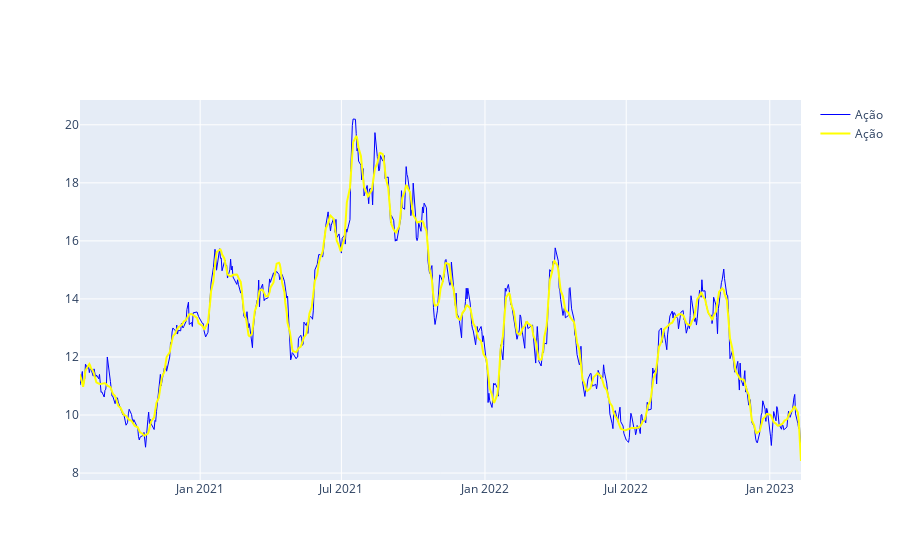

This figure's notebook cell:
### Code cell
ticker ="SOMA3.SA"

df = yf.download(ticker)

base = df["2018":]

close_np = base["Close"].values

close_gaussian = close_np.reshape(1,len(close_np))

smoother_mfi = GaussianSmoother(n_knots=80, sigma=0.0009)
smoother_mfi.smooth(close_gaussian)
close_suavizado = smoother_mfi.smooth_data[0]



fig = go.Figure()

fig.add_trace(
    go.Scatter(
        name="Ação",
        x=base.index,
        y=base["Close"],
        line=dict(color='blue', width=1))
)

fig.add_trace(
    go.Scatter(
        name="Ação",
        x=base.index,
        y=close_suavizado,
        line=dict(color='yellow', width=2))
)

### Figure 1 — Plotly figure (JSON) as saved in the notebook; plotly's stock layout.template omitted (floating-point values rounded to 4 significant figures; data arrays with more than 128 entries replaced by an {"elided": "..."} marker saying what was removed)
{"data": [{"line": {"color": "blue", "width": 1}, "name": "Ação", "type": "scatter", "x": {"elided": "630 str values"}, "y": {"elided": "630 float values"}}, {"line": {"color": "yellow", "width": 2}, "name": "Ação", "type": "scatter", "x": {"elided": "630 str values"}, "y": {"elided": "630 float values"}}], "layout": {}}
